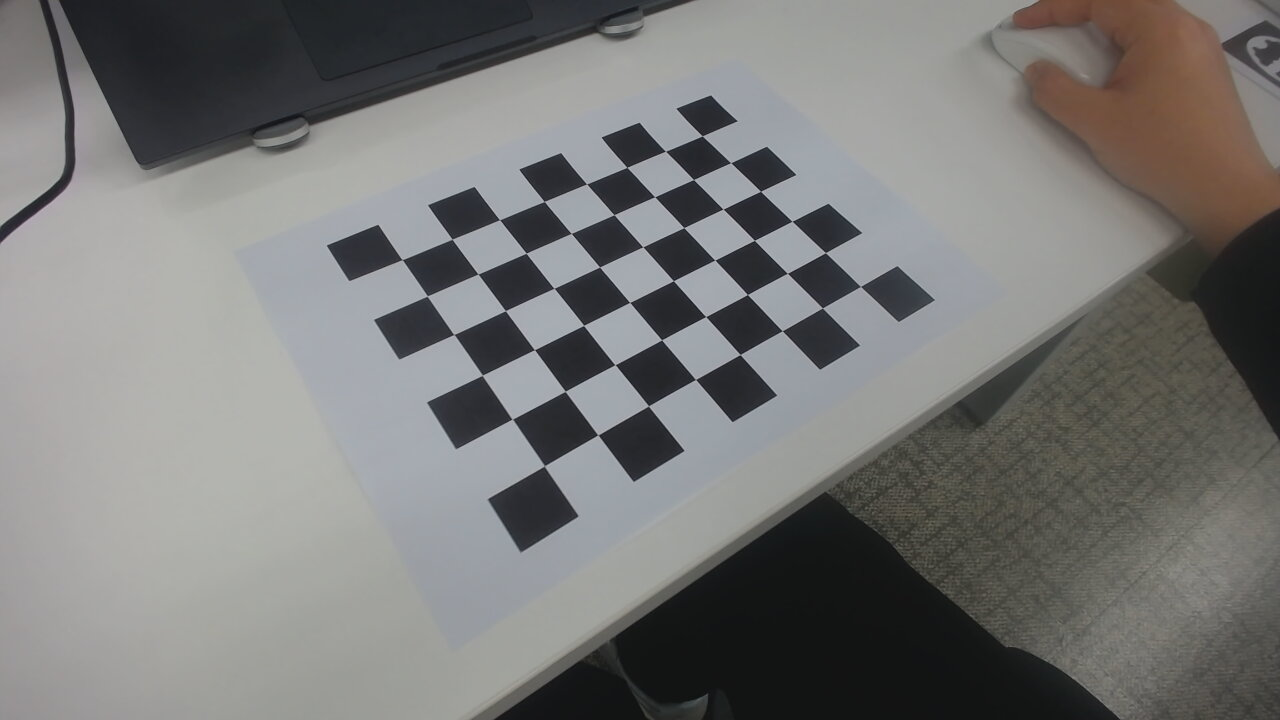
#> input picture images/2023-01-03-081534.jpg, 1280 x 720 px; its folder holds only this picture in this run
$ python cam_calibration.py
#> lines starting #> are read from the running program, lines starting #| are printed output that depends on the picture; after the words box and inside, x2 and y2 are one past the last pixel; in counts of white or black regions, pixels touching at a corner belong together; long printed decimals are rounded
import cv2
import numpy as np
import os
import glob

# define dimesion of checkerboard
CHECKERBOARD = (8,6) # the number of inner coners each columns and rows
criteria = (cv2.TERM_CRITERIA_EPS + cv2.TERM_CRITERIA_MAX_ITER, 30, 0.001)
# create vector used to save 3D point about cheakerboard
objpoints = []
# create vector used to save 2D point about cheakerboard
imgpoints = []
# define world coordinate of 3D points
objp = np.zeros((1, CHECKERBOARD[0] * CHECKERBOARD[1], 3), np.float32)
objp[0,:,:2] = np.mgrid[0:CHECKERBOARD[0], 0:CHECKERBOARD[1]].T.reshape(-1, 2)
prev_img_shape = None
# images load for calibration
images = glob.glob('./images/*.jpg')

file_path = "./images"
file_list = os.listdir(file_path)
imgs_path = []
output_path = "./calibration_result"

for f in file_list:
    img = f'{file_path}/{f}'
    imgs_path.append(img)

for fname in imgs_path:
    img = cv2.imread(fname)
#> img is the input picture: shape (720, 1280, 3); mean B, G, R 117.9, 119.3, 119.4
    # convert to gray scale
    gray = cv2.cvtColor(img,cv2.COLOR_BGR2GRAY)
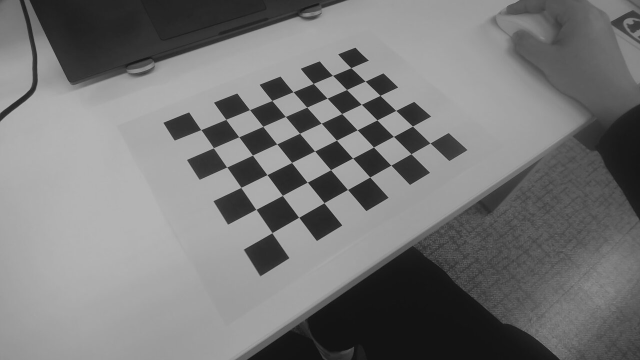
#> gray: shape (720, 1280) (shown at 1/2 size); min 14, max 194, mean 119.1
    # find coner on checkerboard
    # if find the number of checkerboard coners, return ret = true
    ret, corners = cv2.findChessboardCorners(gray,
                                             CHECKERBOARD,
                                             cv2.CALIB_CB_ADAPTIVE_THRESH + cv2.CALIB_CB_FAST_CHECK + cv2.CALIB_CB_NORMALIZE_IMAGE)
#> ret = True; corners = 48 rows, first 8: [402.1, 259.5], [452.3, 239.3], [499.6, 219.6], [544.3, 201.5], [586.7, 183.8], [627, 167.4], [665.5, 151.1], [702.1, 135.8]
    # if find the number of checkerboard coners,
    # fine tuning pixel coordinate -> draw calibration result
    if ret == True:
        objpoints.append(objp)
        # fine tuning pixel coordinate using 2D point
        corners2 = cv2.cornerSubPix(gray, corners, (11,11),(-1,-1), criteria)
#> corners2 = 48 rows, first 8: [402.2, 259.7], [452.1, 239.2], [499.6, 219.7], [544.3, 201.5], [586.6, 183.9], [626.9, 167.3], [665.5, 151.3], [702.3, 135.9]
        imgpoints.append(corners2)
        # draw calibration result
        img = cv2.drawChessboardCorners(img, CHECKERBOARD, corners2, ret)
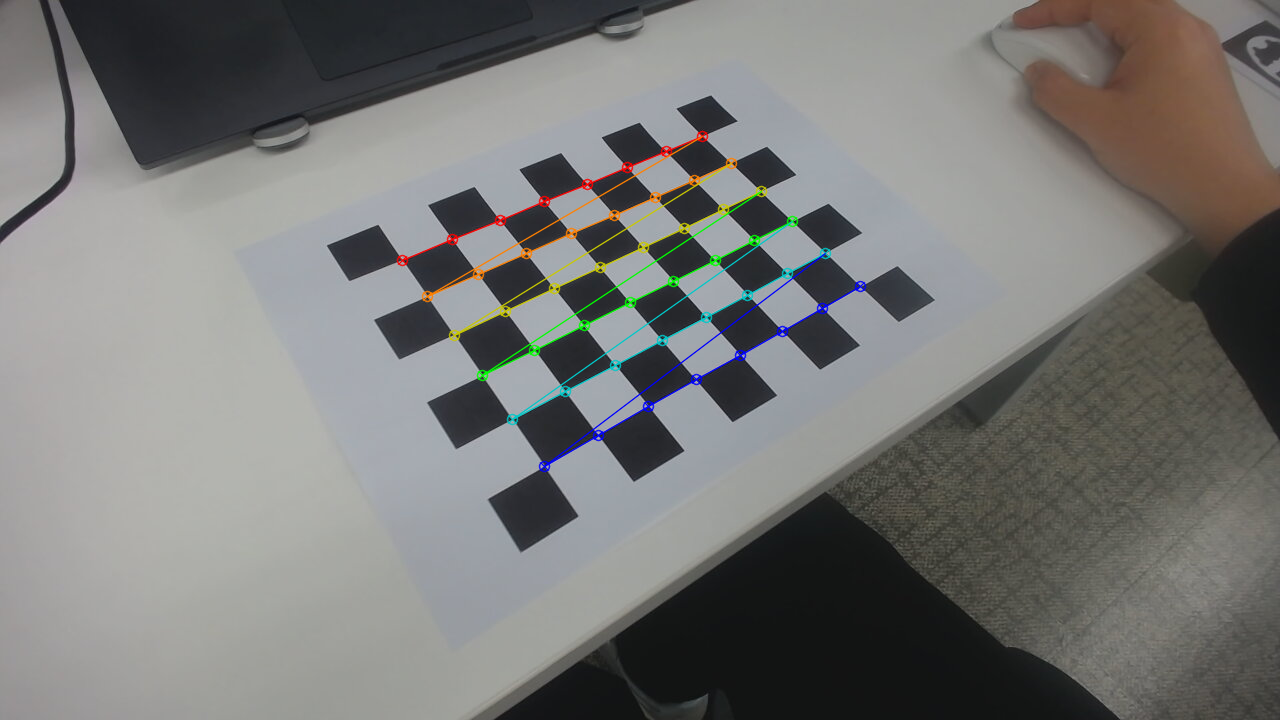
#> img: shape (720, 1280, 3); 1.48% of pixels changed, all inside (x1, y1, x2, y2) = (396, 130, 867, 473)
    cv2.imshow('img',img)
    output_name = f'{fname[9:-4]}_result.jpg'
    cv2.imwrite(f'{output_path}/{output_name}', img)
    cv2.waitKey(0)

cv2.destroyAllWindows()
h,w = img.shape[:2] # 480, 640
# camera calibration
ret, mtx, dist, rvecs, tvecs = cv2.calibrateCamera(objpoints, imgpoints, gray.shape[::-1], None, None)
#> ret = 0.181; mtx = [[807.8, 0, 658], [0, 813.2, 331.8], [0, 0, 1]]; dist = [[0.312, -3.7, -0.0034, 0.00029, 16.43]]; rvecs = ([-0.599, -0.287, -0.572],); tvecs = ([-4.69, -1.31, 14.97],)

print("Camera matrix : \n") # intrinsic matrix
print(mtx)
#| [[807.815   0.         657.973]
#|  [  0.         813.189  331.795]
#|  [  0.           0.           1.        ]]
output_path = './config'
file_name1 = 'intrinsic_matrix_logitech.txt'
result1 = np.savetxt(f'{output_path}/{file_name1}',mtx)


print("dist : \n") # Lens distortion coefficients
print(dist)
#| [[ 3.11885025e-01 -3.69836278e+00 -3.39744913e-03  2.90197952e-04
#|    1.64273252e+01]]
file_name2 = 'distortion_matrix_logitech.txt'
result2 = np.savetxt(f'{output_path}/{file_name2}',dist)

$ run again, on images/2023-01-03-081611.jpg
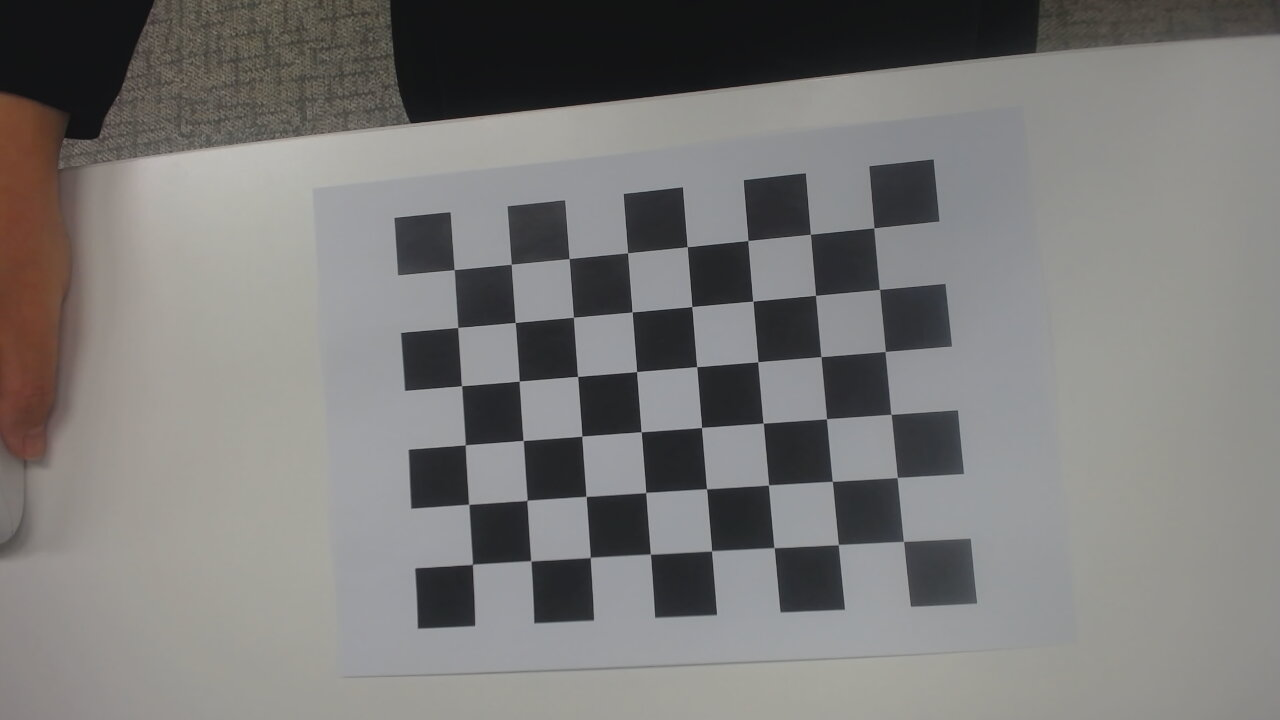
#> input picture images/2023-01-03-081611.jpg, 1280 x 720 px
#> img is the input picture: shape (720, 1280, 3); mean B, G, R 121, 122.4, 123.8
#> `ret, corners = cv2.findChessboardCorners(gray, CHECKERBOARD, cv2.CALIB..`: ret = True; corners = 48 rows, first 8: [454.1, 269.5], [511, 264], [568.8, 258.8], [627.4, 252.9], [687.2, 246.9], [748.1, 240.3], [809.7, 234], [873.9, 228]
#> corners2 = 48 rows, first 8: [454.2, 269.6], [511.3, 264.3], [569.1, 258.6], [627.6, 252.8], [687.2, 246.7], [747.8, 240.6], [810.4, 234.3], [873.8, 227.8]
#> `img = cv2.drawChessboardCorners(img, CHECKERBOARD, corners2, ret)`:
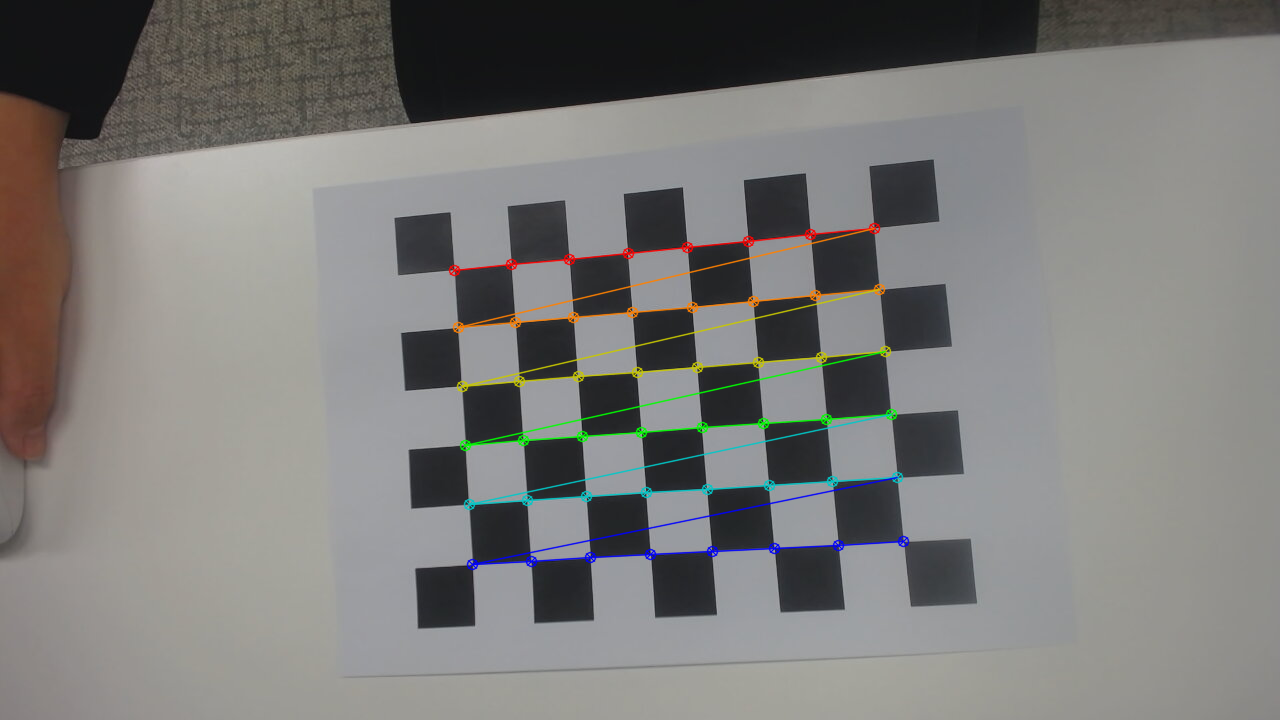
#> img: shape (720, 1280, 3); 1.93% of pixels changed, all inside (x1, y1, x2, y2) = (448, 222, 910, 571)
#> `ret, mtx, dist, rvecs, tvecs = cv2.calibrateCamera(objpoints, imgpoint..`: ret = 0.146; mtx = [[432.7, 0, 660.7], [0, 432.5, 383], [0, 0, 1]]; dist = [[0.0297, -0.00385, 0.00107, 0.00102, -0.0483]]; rvecs = ([-0.0271, 0.0641, -0.078],); tvecs = ([-3.54, -1.95, 7.45],)
#| [[432.719   0.         660.723]
#|  [  0.         432.529 382.967]
#|  [  0.           0.           1.        ]]
#| [[ 0.02967 -0.00385  0.001071  0.001024 -0.04832]]

$ run again, on images/2023-01-03-081629.jpg
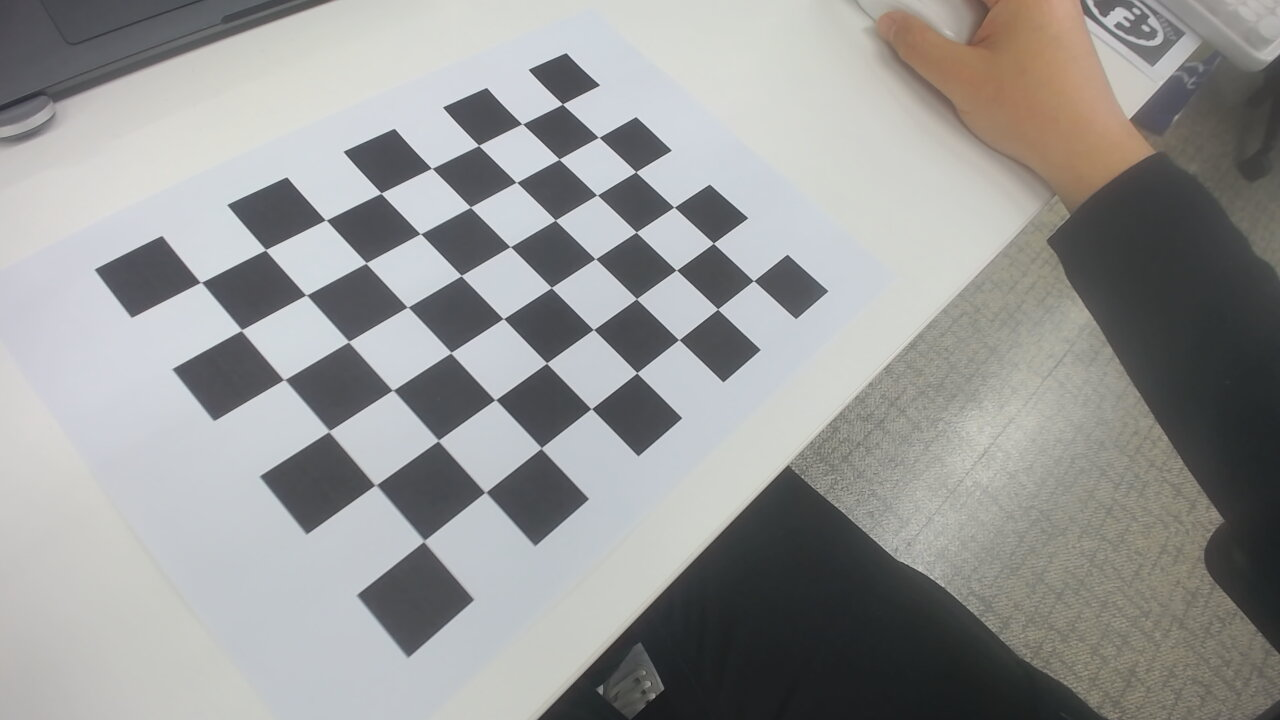
#> input picture images/2023-01-03-081629.jpg, 1280 x 720 px
#> img is the input picture: shape (720, 1280, 3); mean B, G, R 150.4, 151.6, 151.3
#> `gray = cv2.cvtColor(img,cv2.COLOR_BGR2GRAY)`:
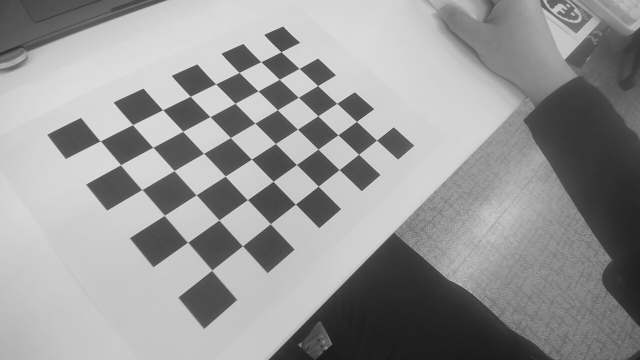
#> gray: shape (720, 1280) (shown at 1/2 size); min 13, max 237, mean 151.4
#> `ret, corners = cv2.findChessboardCorners(gray, CHECKERBOARD, cv2.CALIB..`: ret = True; corners = 48 rows, first 8: [200.9, 282.5], [265.4, 249.9], [325.6, 219.9], [380.9, 193], [431.6, 168.3], [478.5, 145.4], [522.1, 123.7], [562.2, 104.1]
#> corners2 = 48 rows, first 8: [200.8, 282.4], [265.5, 249.7], [325.7, 220.1], [381, 193.2], [431.7, 168.3], [478.6, 145.4], [522.2, 123.9], [562.5, 104.1]
#> `img = cv2.drawChessboardCorners(img, CHECKERBOARD, corners2, ret)`:
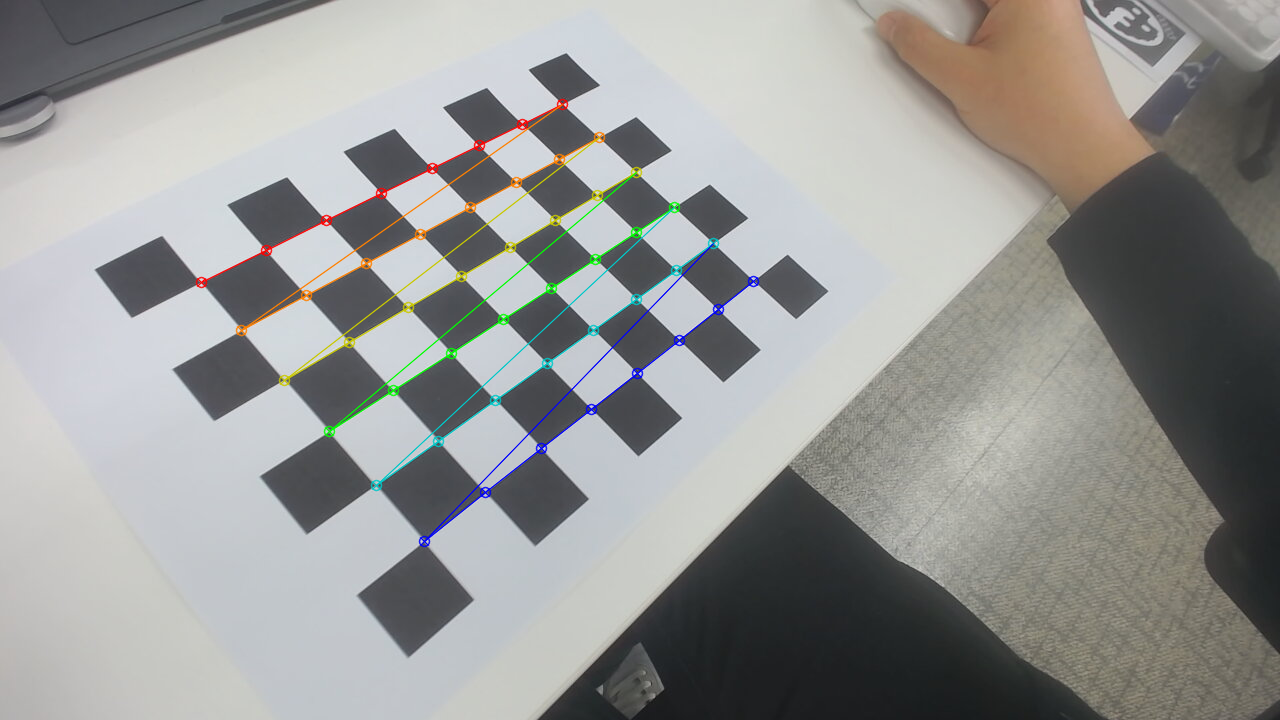
#> img: shape (720, 1280, 3); 1.62% of pixels changed, all inside (x1, y1, x2, y2) = (195, 98, 760, 548)
#> `ret, mtx, dist, rvecs, tvecs = cv2.calibrateCamera(objpoints, imgpoint..`: ret = 0.163; mtx = [[711.3, 0, 628.3], [0, 697.1, 365], [0, 0, 1]]; dist = [[0.12, -0.352, -0.00101, 0.000853, 0.29]]; rvecs = ([-0.378, -0.405, -0.708],); tvecs = ([-6.06, -1.19, 10.18],)
#| [[711.341   0.         628.311 ]
#|  [  0.         697.058 364.971]
#|  [  0.           0.           1.        ]]
#| [[ 0.1195 -0.3517 -0.001009   0.0008525  0.2897]]
